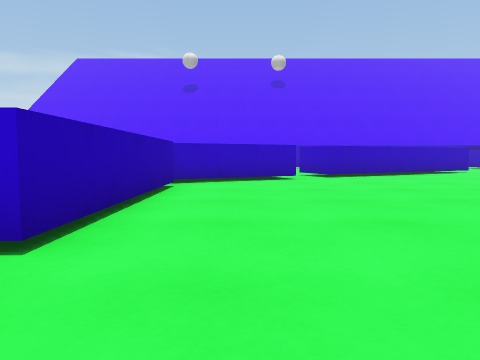
View 1 (above)

24 first-person views from a walk through a scene from a Unity 3-D project. The camera is 0.62 m above the floor, tilts 4° down and sees 70° across. The floor is counted in squares, 1 m on a side. Each view is taken from the middle of a square. On the plan, view 1 faces up. The plan holds only what a view shows up to about 10 squares ahead; the rest is blank. The place goes on beyond the plan. The player is left out. Surface patterns are stand-ins for the level's own textures.

View 2
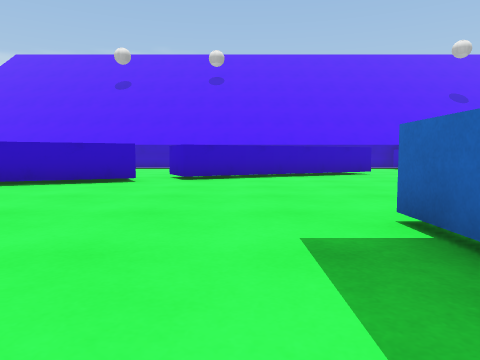

View 3
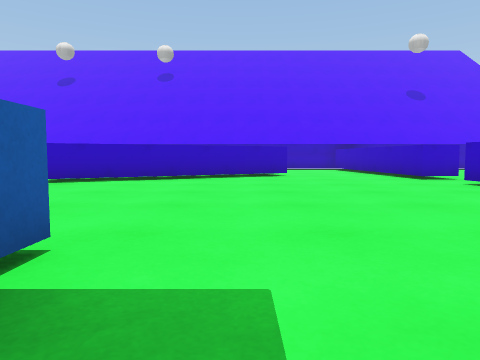

View 4
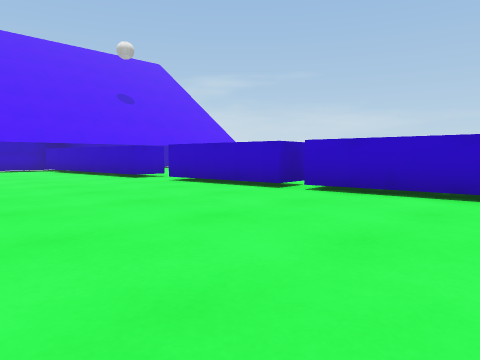

View 5
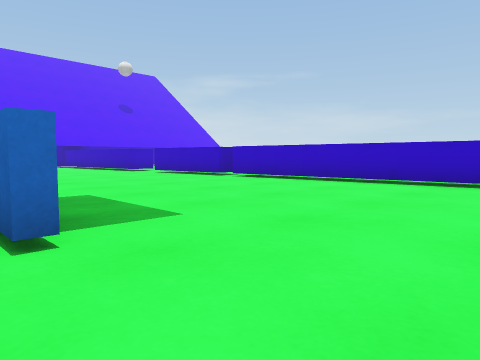

View 6
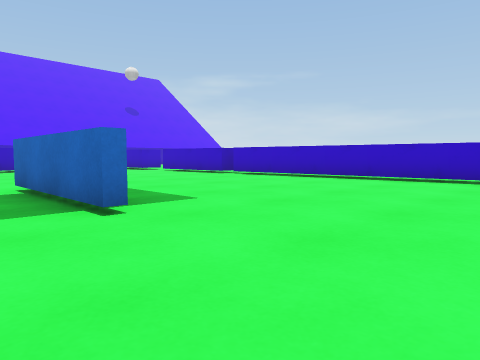

View 7
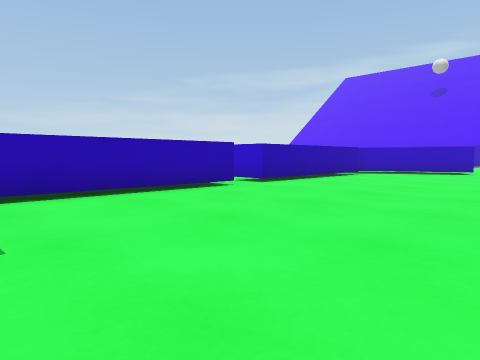

View 8
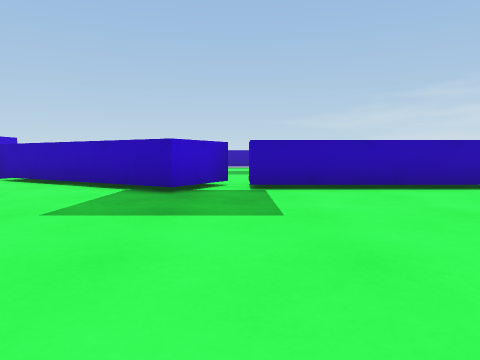

View 9
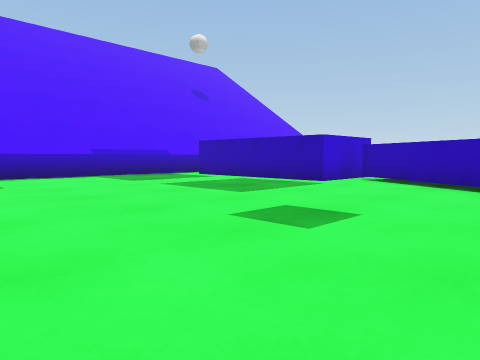

View 10
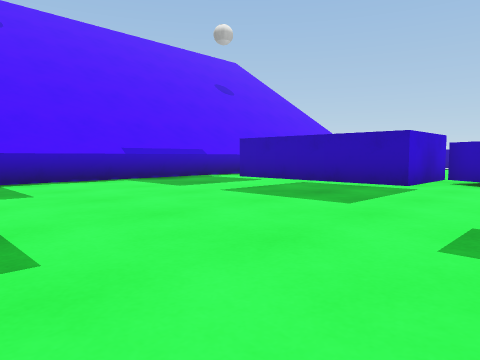

View 11
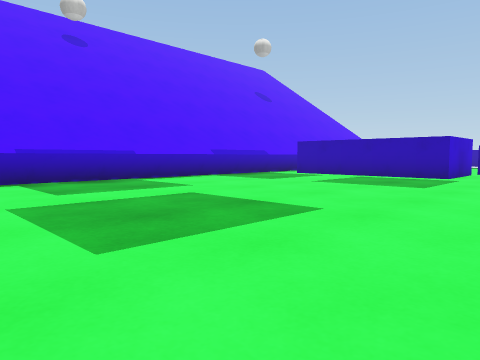

View 12
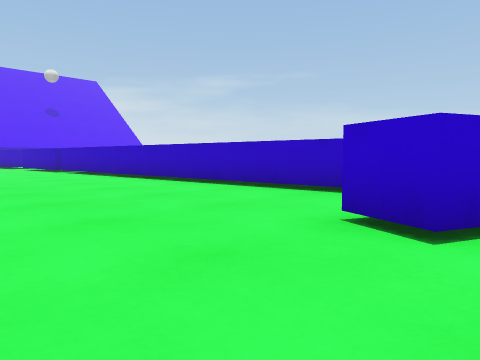

View 13
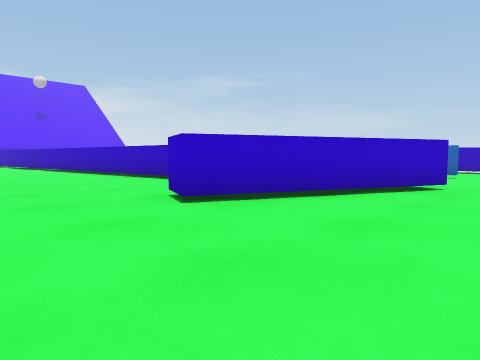

View 14
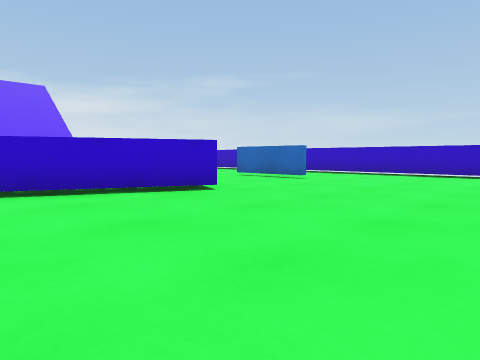

View 15
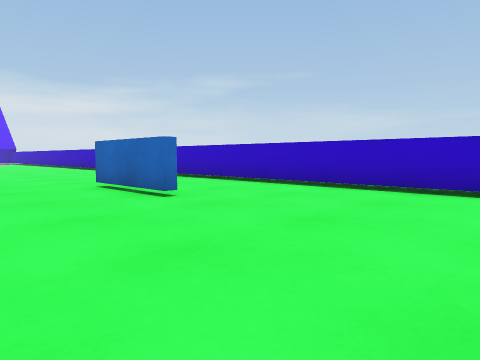

View 16
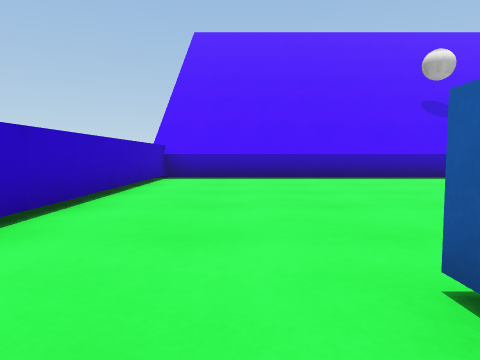

View 17
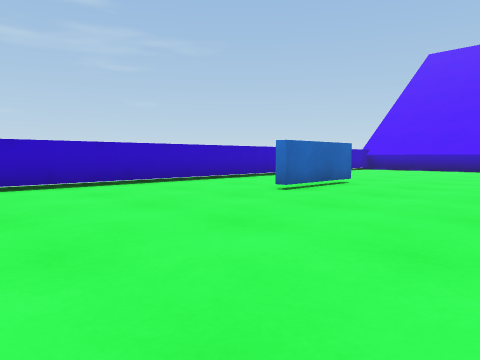

View 18
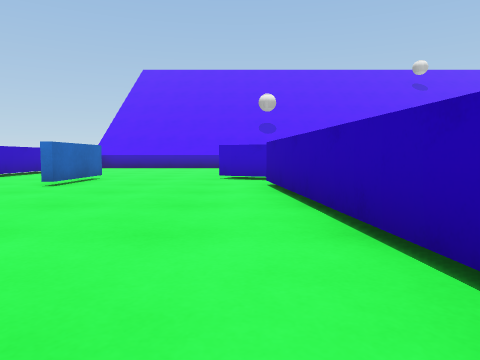

View 19
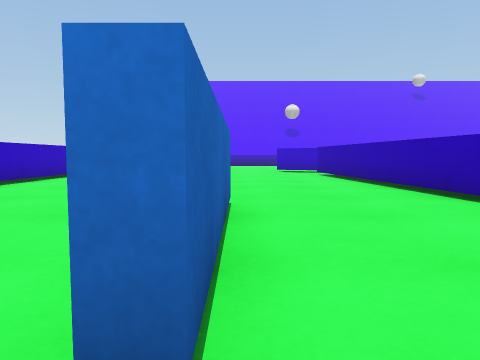

View 20
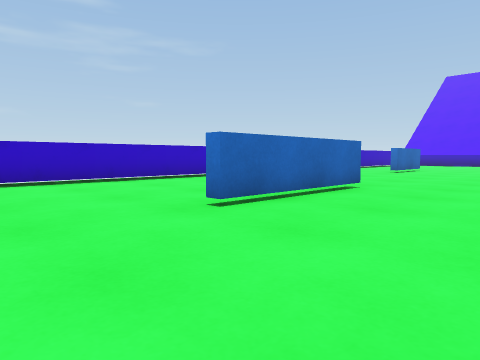

View 21
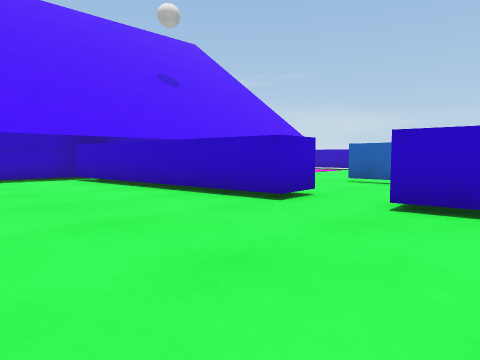

View 22
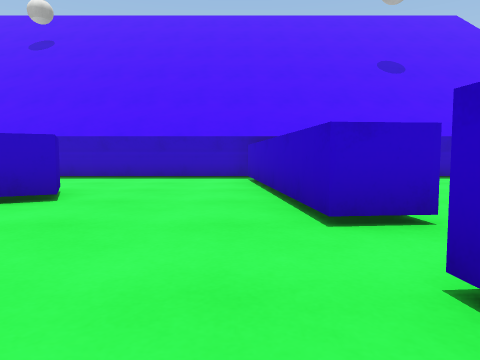

View 23
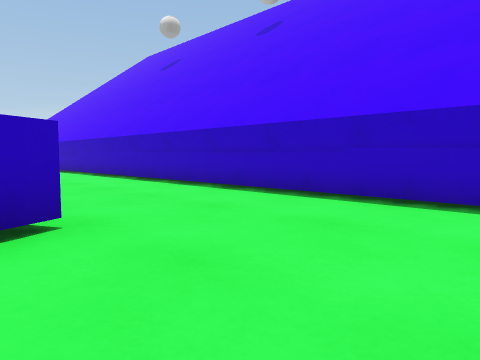

View 24
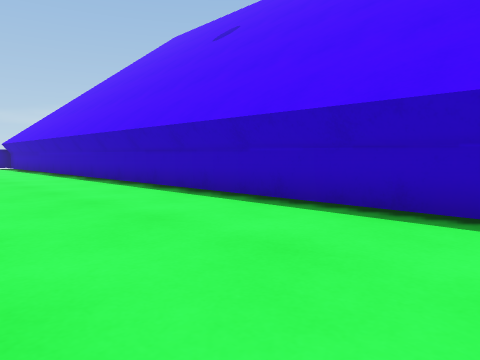

### Floor plan
Points are (right, up) in squares from view 1. A wall is a line through its corners. A room is listed if a view was taken in it or the views show most of it. See-through windows are left out.
Room 1 (views 1, 2, 3, 4, 5, 6, 7, 8, 9, 10, 11, 12, 13, 14, 15, 16, 17, 18, 19, 20, 21, 22, 23)
walls: (13.8, 0.5) (14.4, -6.3); (13.3, -5.2) (12.3, 5.7); (5.9, 0.5) (5.5, 0.5) (5.5, 4.2); (14.3, -7.8) (15.6, -8.3); (5.8, 4.2) (5.8, 3.6); (17.1, 0.4) (17.1, 4.2) (17.5, 4.2); (13.3, 6.3) (12.3, 6.2) (11.9, 9.6); (15.3, -9.3) (10.6, -7.3) (11, -6.3); (18.8, -8.6) (18.8, -6); (-1.3, 1.1) (-1.3, -3.8) (-2.5, -3.8); (22.1, 0.9) (22.1, 5.6); (-2.3, -4.3) (-0.8, -5.1) (-3.7, -10.2); (12.8, 11.1) (11.8, 11) (11.5, 14.5); (15.7, 10.9) (15.7, 12); (1.5, 9.3) (-1.6, 7.8); (-1.3, 7.1) (-1.3, 2.1) (-2.4, 2.1); (14.2, -16.4) (22.1, -16.4); (7.8, 14) (8.5, 12.7) (2.6, 9.8) (2, 11); (-5.1, -10.5) (-2.5, -10.5) (-2.5, -14.8); (-0.9, -16.4) (6.6, -16.4); (22.1, -16.6) (22.1, -2.1); (17, 17.7) (16.5, 17.7)
low walls: (14.1, -16.6) (22.1, -16.6); (-0.5, -16.6) (6.5, -16.6)
ways out: opening at (10, 13.7) to room 2; gap at (-2, 2) to room 2
Room 2 (view 24)
walls: (11.5, 14.5) (11.2, 17.2); (11.4, 17.5) (-2.4, 17.5); (11.5, 17.7) (-4.6, 17.7)
ways out: opening at (10, 13.7) to room 1; gap at (-2, 2) to room 1

Positions as (right, up) in squares from view 1, and headings:
1: (0, 0), facing up
2: (4, 1), facing up
3: (7, 2), facing up
4: (7, 2), facing up-right
5: (5, -2), facing up-right
6: (4, -3), facing up-right
7: (4, -4), facing up-left
8: (5, -4), facing left
9: (5, -6), facing down-left
10: (5, -8), facing down-left
11: (8, -8), facing down-left
12: (8, -8), facing up-right
13: (8, -11), facing up-right
14: (11, -14), facing up-right
15: (16, -13), facing up-right
16: (20, -7), facing down
17: (15, -1), facing down-right
18: (15, 1), facing down
19: (17, 5), facing down
20: (14, 7), facing down-right
21: (8, 8), facing up-right
22: (11, 8), facing up
23: (11, 13), facing up-left
24: (6, 14), facing up-left
